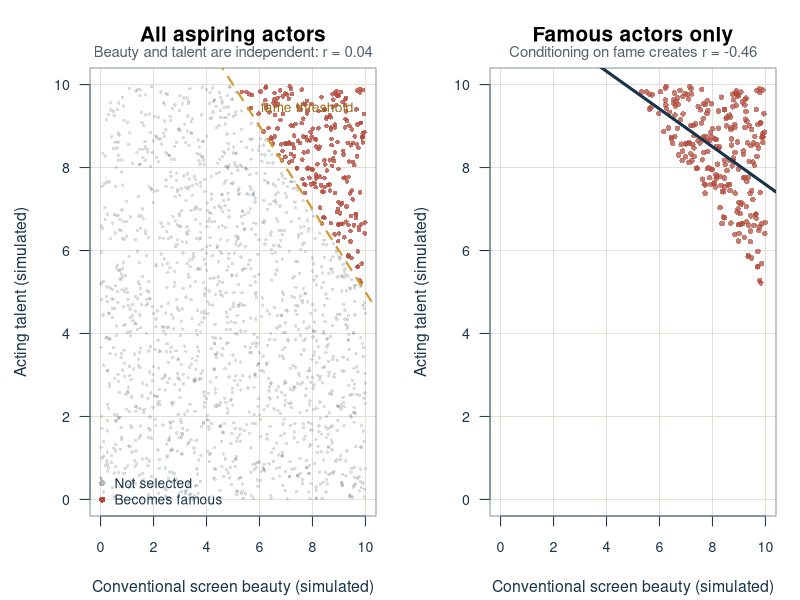

This chart was generated by the following R code:
set.seed(522)

n <- 1800
beauty <- runif(n, 0, 10)
talent <- runif(n, 0, 10)
famous <- beauty + talent > 15

r_all <- cor(beauty, talent)
r_famous <- cor(beauty[famous], talent[famous])

script_arg <- grep("^--file=", commandArgs(trailingOnly = FALSE), value = TRUE)
script_path <- normalizePath(sub("^--file=", "", script_arg))
out <- file.path(dirname(script_path), "assets", "collider-fame-scatter.png")

png(out, width = 1500, height = 610, res = 150, type = "cairo", bg = "#f7f4ed")
par(
  mfrow = c(1, 2),
  mar = c(4.2, 4.5, 3.4, 1.2),
  oma = c(0, 0, 0, 0),
  family = "sans",
  fg = "#18324a",
  col.axis = "#18324a",
  col.lab = "#18324a"
)

draw_panel <- function(title, subtitle) {
  plot(
    NA,
    xlim = c(0, 10), ylim = c(0, 10),
    xlab = "Conventional screen beauty (simulated)",
    ylab = "Acting talent (simulated)",
    axes = FALSE,
    main = title,
    cex.main = 1.25,
    cex.lab = 0.95
  )
  abline(h = seq(0, 10, 2), v = seq(0, 10, 2), col = "#ded9cf", lwd = 0.8)
  axis(1, at = seq(0, 10, 2), las = 1, cex.axis = 0.85)
  axis(2, at = seq(0, 10, 2), las = 1, cex.axis = 0.85)
  box(col = "#8a969f")
  mtext(subtitle, side = 3, line = 0.35, cex = 0.9, col = "#52616d")
}

draw_panel("All aspiring actors", sprintf("Beauty and talent are independent: r = %.02f", r_all))
points(beauty[!famous], talent[!famous], pch = 16, cex = 0.46, col = adjustcolor("#52616d", alpha.f = 0.22))
points(beauty[famous], talent[famous], pch = 16, cex = 0.62, col = adjustcolor("#b24a3c", alpha.f = 0.78))
abline(a = 15, b = -1, col = "#d39b35", lwd = 2.2, lty = 2)
text(6.05, 9.45, "fame threshold", col = "#9a6c17", cex = 0.82, adj = 0)
legend(
  "bottomleft",
  legend = c("Not selected", "Becomes famous"),
  pch = 16,
  col = c(adjustcolor("#52616d", alpha.f = 0.45), "#b24a3c"),
  bty = "n",
  cex = 0.82
)

draw_panel("Famous actors only", sprintf("Conditioning on fame creates r = %.02f", r_famous))
points(beauty[famous], talent[famous], pch = 16, cex = 0.75, col = adjustcolor("#b24a3c", alpha.f = 0.72))
fit <- lm(talent[famous] ~ beauty[famous])
abline(fit, col = "#18324a", lwd = 3)

dev.off()

cat(sprintf("Created %s with n=%d, famous=%d, r_all=%.03f, r_famous=%.03f\n",
            out, n, sum(famous), r_all, r_famous))
